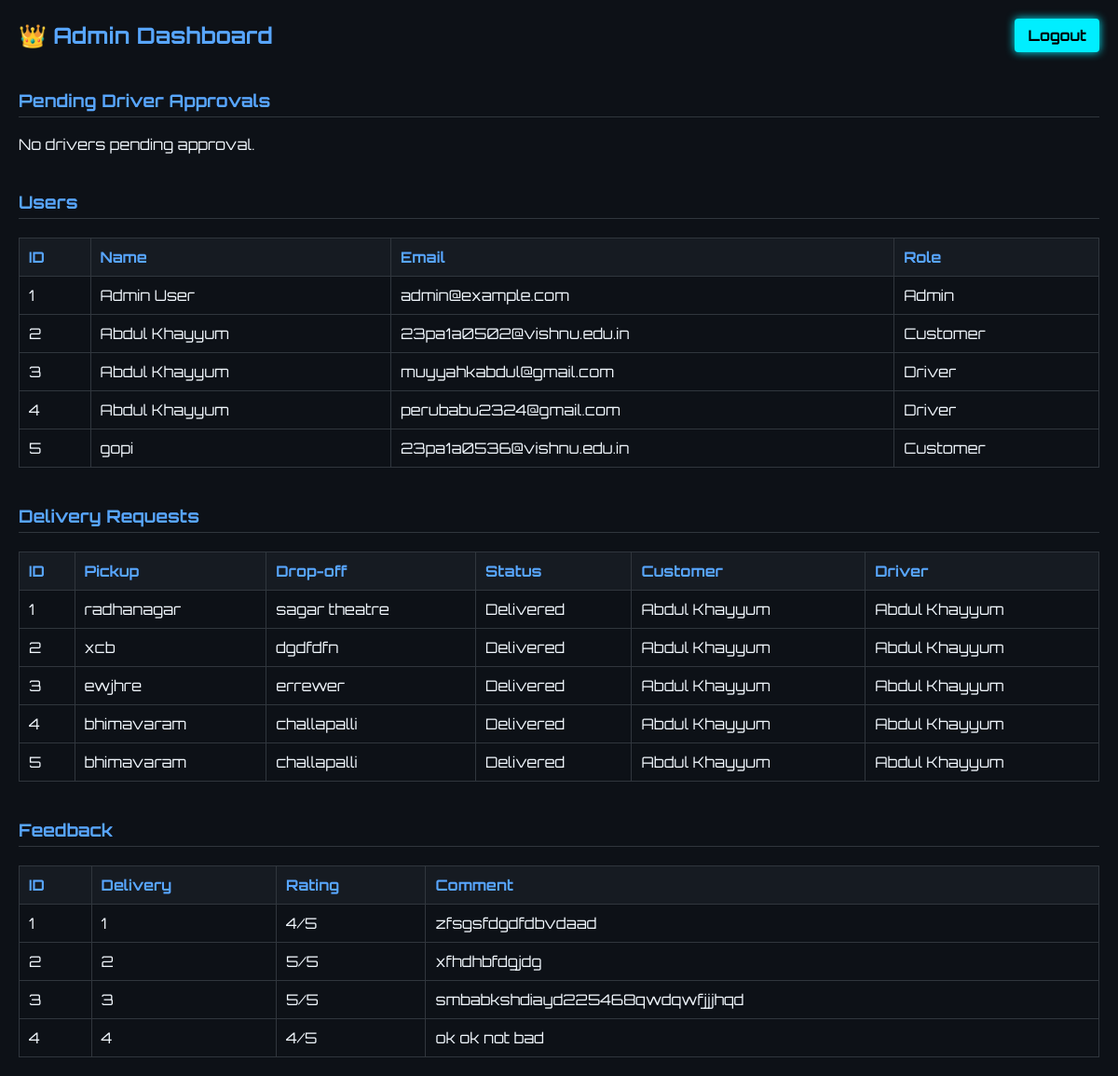
The page /admin (signed in) on the database its author committed.
### models.py (models this page shows, shortened)
class User(db.Model):
    __tablename__ = "user"
    id          = db.Column(db.Integer, primary_key=True)
    name        = db.Column(db.String(100), nullable=False)
    email       = db.Column(db.String(120), unique=True, nullable=False)
    password    = db.Column(db.String(200), nullable=False)
    role        = db.Column(db.String(20), nullable=False)  # Customer | Driver | Admin
    is_approved = db.Column(db.Boolean, default=True)       # ← Required for driver approval
    deliveries_created = db.relationship(
        "DeliveryRequest",
        backref="customer",
        lazy=True,
        foreign_keys="DeliveryRequest.customer_id"
    )
    deliveries_taken = db.relationship(
        "DeliveryRequest",
        backref="driver",
        lazy=True,
        foreign_keys="DeliveryRequest.driver_id"
    )

class DeliveryRequest(db.Model):
    __tablename__ = "delivery_request"
    id              = db.Column(db.Integer, primary_key=True)
    pickup_address  = db.Column(db.String(200), nullable=False)
    dropoff_address = db.Column(db.String(200), nullable=False)
    package_note    = db.Column(db.String(300))
    status          = db.Column(db.String(20), default="Pending")  # Pending → Accepted → In Transit → Delivered
    created_at      = db.Column(db.DateTime, default=datetime.utcnow)
    customer_id = db.Column(db.Integer, db.ForeignKey("user.id"), nullable=False)
    driver_id   = db.Column(db.Integer, db.ForeignKey("user.id"), nullable=True)
    feedback = db.relationship(
        "Feedback",
        uselist=False,
        back_populates="delivery",
        cascade="all, delete-orphan"
    )

class Feedback(db.Model):
    __tablename__ = "feedback"
    id          = db.Column(db.Integer, primary_key=True)
    delivery_id = db.Column(
        db.Integer,
        db.ForeignKey("delivery_request.id"),
        unique=True,
        nullable=False
    )
    rating      = db.Column(db.Integer, nullable=False)  # 1–5
    comment     = db.Column(db.String(200))
    created_at  = db.Column(db.DateTime, default=datetime.utcnow)
    delivery = db.relationship("DeliveryRequest", back_populates="feedback")

### app.py (the view)
        def wrapper(*args, **kwargs):
            u = current_user()
            if not u or u.role != role:
                return redirect(url_for("home"))
            return fn(*args, **kwargs)

### app.py (called while the page is built)
def current_user():
    uid = session.get("user_id")
    return User.query.get(uid) if uid else None

def role_required(role):
    def decorator(fn):
        def wrapper(*args, **kwargs):
            u = current_user()
            if not u or u.role != role:
                return redirect(url_for("home"))
            return fn(*args, **kwargs)
        wrapper.__name__ = fn.__name__
        return wrapper
    return decorator

@app.route("/admin")
@role_required("Admin")
def admin_dashboard():
    unapproved = User.query.filter_by(role="Driver", is_approved=False).all()
    return render_template("admin_dashboard.html",
                           users      = User.query.all(),
                           deliveries = DeliveryRequest.query.all(),
                           feedbacks  = Feedback.query.all(),
                           pending_drivers = unapproved)

### templates/admin_dashboard.html (shortened to what this page needs)
<!DOCTYPE html>
<html>
<head>
</head>
<body>
    <header>
        <h2>👑 Admin Dashboard</h2>
        <a class="logout-btn" href="{{ url_for('logout') }}">Logout</a>
    </header>
    <h3>Pending Driver Approvals</h3>
    {% if pending_drivers %}
    <table>
        <tr><th>ID</th><th>Name</th><th>Email</th><th>Action</th></tr>
        {% for u in pending_drivers %}
        <tr>
            <td>{{ u.id }}</td>
            <td>{{ u.name }}</td>
            <td>{{ u.email }}</td>
            <td>
                <form action="{{ url_for('approve_driver', user_id=u.id) }}" method="POST">
                    <button type="submit" class="approve-btn">Approve</button>
                </form>
            </td>
        </tr>
        {% endfor %}
    </table>
    {% else %}
    <p>No drivers pending approval.</p>
    {% endif %}
    <h3>Users</h3>
    <table>
        <tr><th>ID</th><th>Name</th><th>Email</th><th>Role</th></tr>
        {% for u in users %}
        <tr>
            <td>{{ u.id }}</td>
            <td>{{ u.name }}</td>
            <td>{{ u.email }}</td>
            <td>{{ u.role }}</td>
        </tr>
        {% endfor %}
    </table>
    <h3>Delivery Requests</h3>
    <table>
        <tr>
            <th>ID</th><th>Pickup</th><th>Drop-off</th>
            <th>Status</th><th>Customer</th><th>Driver</th>
        </tr>
        {% for d in deliveries %}
        <tr>
            <td>{{ d.id }}</td>
            <td>{{ d.pickup_address }}</td>
            <td>{{ d.dropoff_address }}</td>
            <td>{{ d.status }}</td>
            <td>{{ d.customer.name if d.customer else '—' }}</td>
            <td>{{ d.driver.name if d.driver else '—' }}</td>
        </tr>
        {% endfor %}
    </table>
    <h3>Feedback</h3>
    <table>
        <tr><th>ID</th><th>Delivery</th><th>Rating</th><th>Comment</th></tr>
        {% for f in feedbacks %}
        <tr>
            <td>{{ f.id }}</td>
            <td>{{ f.delivery_id }}</td>
            <td>{{ f.rating }}/5</td>
            <td>{{ f.comment }}</td>
        </tr>
        {% endfor %}
    </table>
</body>
</html>

### templates/admin_dashboard.html (style rules this page uses)
body { background-color: #0d1117; color: #f0f6fc; font-family: 'Orbitron', sans-serif; margin: 0; padding: 20px; }
header { display: flex; justify-content: space-between; align-items: center; }
h2 { color: #58a6ff; margin: 0; }
a.logout-btn { background-color: #0ef; color: #000; padding: 8px 14px; border-radius: 4px; font-weight: bold; text-decoration: none; box-shadow: 0 0 10px #0ef; transition: 0.3s ease; }
h3 { color: #58a6ff; border-bottom: 1px solid #30363d; padding-bottom: 5px; margin-top: 40px; }
table { width: 100%; border-collapse: collapse; margin-top: 20px; }
th, td { padding: 10px; border: 1px solid #30363d; text-align: left; }
th { background: #161b22; color: #58a6ff; }
tr { background-color: #0d1117; transition: background-color 0.3s, box-shadow 0.3s; }

### rows shown on the page
User: id "1", name "Admin User", email "admin@example.com", role "Admin"
User: id "2", name "Abdul Khayyum", email "23pa1a0502@vishnu.edu.in", role "Customer"
User: id "3", name "Abdul Khayyum", email "muyyahkabdul@gmail.com", role "Driver"
User: id "4", name "Abdul Khayyum", email "perubabu2324@gmail.com", role "Driver"
User: id "5", name "gopi", email "23pa1a0536@vishnu.edu.in", role "Customer"
DeliveryRequest: id "1", pickup_address "radhanagar", dropoff_address "sagar theatre", status "Delivered", customer "Abdul Khayyum", driver "Abdul Khayyum"
DeliveryRequest: id "2", pickup_address "xcb", dropoff_address "dgdfdfn", status "Delivered", customer "Abdul Khayyum", driver "Abdul Khayyum"
DeliveryRequest: id "3", pickup_address "ewjhre", dropoff_address "errewer", status "Delivered", customer "Abdul Khayyum", driver "Abdul Khayyum"
DeliveryRequest: id "4", pickup_address "bhimavaram", dropoff_address "challapalli", status "Delivered", customer "Abdul Khayyum", driver "Abdul Khayyum"
DeliveryRequest: id "5", pickup_address "bhimavaram", dropoff_address "challapalli", status "Delivered", customer "Abdul Khayyum", driver "Abdul Khayyum"
Feedback: id "1", delivery_id "1", rating "4", comment "zfsgsfdgdfdbvdaad"
Feedback: id "2", delivery_id "2", rating "5", comment "xfhdhbfdgjdg"
Feedback: id "3", delivery_id "3", rating "5", comment "smbabkshdiayd225468qwdqwfjjjhqd"
Feedback: id "4", delivery_id "4", rating "4", comment "ok ok not bad"
